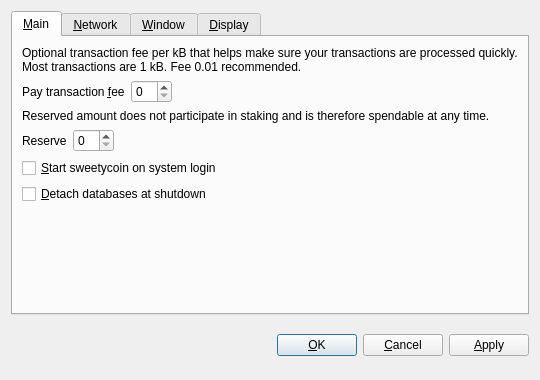
<?xml version="1.0" encoding="UTF-8"?>
<ui version="4.0">
 <class>OptionsDialog</class>
 <widget class="QDialog" name="OptionsDialog">
  <property name="geometry">
   <rect>
    <x>0</x>
    <y>0</y>
    <width>540</width>
    <height>380</height>
   </rect>
  </property>
  <property name="windowTitle">
   <string>Options</string>
  </property>
  <property name="modal">
   <bool>true</bool>
  </property>
  <layout class="QVBoxLayout" name="verticalLayout">
   <item>
    <widget class="QTabWidget" name="tabWidget">
     <property name="tabPosition">
      <enum>QTabWidget::North</enum>
     </property>
     <property name="currentIndex">
      <number>0</number>
     </property>
     <widget class="QWidget" name="tabMain">
      <attribute name="title">
       <string>&amp;Main</string>
      </attribute>
      <layout class="QVBoxLayout" name="verticalLayout_Main">
       <item>
        <widget class="QLabel" name="transactionFeeInfoLabel">
         <property name="text">
          <string>Optional transaction fee per kB that helps make sure your transactions are processed quickly. Most transactions are 1 kB. Fee 0.01 recommended.</string>
         </property>
         <property name="textFormat">
          <enum>Qt::PlainText</enum>
         </property>
         <property name="wordWrap">
          <bool>true</bool>
         </property>
        </widget>
       </item>
       <item>
        <layout class="QHBoxLayout" name="horizontalLayoutFee">
         <item>
          <widget class="QLabel" name="transactionFeeLabel">
           <property name="text">
            <string>Pay transaction &amp;fee</string>
           </property>
           <property name="textFormat">
            <enum>Qt::PlainText</enum>
           </property>
           <property name="buddy">
            <cstring>transactionFee</cstring>
           </property>
          </widget>
         </item>
         <item>
          <widget class="BitcoinAmountField" name="transactionFee"/>
         </item>
         <item>
          <spacer name="horizontalSpacerFee">
           <property name="orientation">
            <enum>Qt::Horizontal</enum>
           </property>
           <property name="sizeHint" stdset="0">
            <size>
             <width>40</width>
             <height>20</height>
            </size>
           </property>
          </spacer>
         </item>
        </layout>
       </item>
       <item>
        <widget class="QLabel" name="reserveBalanceInfoLabel">
         <property name="text">
          <string>Reserved amount does not participate in staking and is therefore spendable at any time.</string>
         </property>
         <property name="textFormat">
          <enum>Qt::PlainText</enum>
         </property>
         <property name="wordWrap">
          <bool>true</bool>
         </property>
        </widget>
       </item>
       <item>
        <layout class="QHBoxLayout" name="horizontalLayoutReserveBalance">
         <item>
          <widget class="QLabel" name="reserveBalanceLabel">
           <property name="text">
            <string>Reserve</string>
           </property>
           <property name="textFormat">
            <enum>Qt::PlainText</enum>
           </property>
           <property name="buddy">
            <cstring>reserveBalance</cstring>
           </property>
          </widget>
         </item>
         <item>
          <widget class="BitcoinAmountField" name="reserveBalance"/>
         </item>
         <item>
          <spacer name="horizontalSpacerReserveBalance">
           <property name="orientation">
            <enum>Qt::Horizontal</enum>
           </property>
           <property name="sizeHint" stdset="0">
            <size>
             <width>40</width>
             <height>20</height>
            </size>
           </property>
          </spacer>
         </item>
        </layout>
       </item>
       <item>
        <widget class="QCheckBox" name="bitcoinAtStartup">
         <property name="toolTip">
          <string>Automatically start sweetycoin after logging in to the system.</string>
         </property>
         <property name="text">
          <string>&amp;Start sweetycoin on system login</string>
         </property>
        </widget>
       </item>
       <item>
        <widget class="QCheckBox" name="detachDatabases">
         <property name="toolTip">
          <string>Detach block and address databases at shutdown. This means they can be moved to another data directory, but it slows down shutdown. The wallet is always detached.</string>
         </property>
         <property name="text">
          <string>&amp;Detach databases at shutdown</string>
         </property>
        </widget>
       </item>
       <item>
        <spacer name="verticalSpacer_Main">
         <property name="orientation">
          <enum>Qt::Vertical</enum>
         </property>
         <property name="sizeHint" stdset="0">
          <size>
           <width>20</width>
           <height>40</height>
          </size>
         </property>
        </spacer>
       </item>
      </layout>
     </widget>
     <widget class="QWidget" name="tabNetwork">
      <attribute name="title">
       <string>&amp;Network</string>
      </attribute>
      <layout class="QVBoxLayout" name="verticalLayout_Network">
       <item>
        <widget class="QCheckBox" name="mapPortUpnp">
         <property name="toolTip">
          <string>Automatically open the sweetycoin client port on the router. This only works when your router supports UPnP and it is enabled.</string>
         </property>
         <property name="text">
          <string>Map port using &amp;UPnP</string>
         </property>
        </widget>
       </item>
       <item>
        <widget class="QCheckBox" name="connectSocks">
         <property name="toolTip">
          <string>Connect to the sweetycoin network through a SOCKS proxy (e.g. when connecting through Tor).</string>
         </property>
         <property name="text">
          <string>&amp;Connect through SOCKS proxy:</string>
         </property>
        </widget>
       </item>
       <item>
        <layout class="QHBoxLayout" name="horizontalLayout_Network">
         <item>
          <widget class="QLabel" name="proxyIpLabel">
           <property name="text">
            <string>Proxy &amp;IP:</string>
           </property>
           <property name="textFormat">
            <enum>Qt::PlainText</enum>
           </property>
           <property name="buddy">
            <cstring>proxyIp</cstring>
           </property>
          </widget>
         </item>
         <item>
          <widget class="QValidatedLineEdit" name="proxyIp">
           <property name="maximumSize">
            <size>
             <width>140</width>
             <height>16777215</height>
            </size>
           </property>
           <property name="toolTip">
            <string>IP address of the proxy (e.g. 127.0.0.1)</string>
           </property>
          </widget>
         </item>
         <item>
          <widget class="QLabel" name="proxyPortLabel">
           <property name="text">
            <string>&amp;Port:</string>
           </property>
           <property name="textFormat">
            <enum>Qt::PlainText</enum>
           </property>
           <property name="buddy">
            <cstring>proxyPort</cstring>
           </property>
          </widget>
         </item>
         <item>
          <widget class="QLineEdit" name="proxyPort">
           <property name="maximumSize">
            <size>
             <width>55</width>
             <height>16777215</height>
            </size>
           </property>
           <property name="toolTip">
            <string>Port of the proxy (e.g. 9050)</string>
           </property>
          </widget>
         </item>
         <item>
          <widget class="QLabel" name="socksVersionLabel">
           <property name="text">
            <string>SOCKS &amp;Version:</string>
           </property>
           <property name="textFormat">
            <enum>Qt::PlainText</enum>
           </property>
           <property name="buddy">
            <cstring>socksVersion</cstring>
           </property>
          </widget>
         </item>
         <item>
          <widget class="QValueComboBox" name="socksVersion">
           <property name="toolTip">
            <string>SOCKS version of the proxy (e.g. 5)</string>
           </property>
          </widget>
         </item>
         <item>
          <spacer name="horizontalSpacer_Network">
           <property name="orientation">
            <enum>Qt::Horizontal</enum>
           </property>
           <property name="sizeHint" stdset="0">
            <size>
             <width>40</width>
             <height>20</height>
            </size>
           </property>
          </spacer>
         </item>
        </layout>
       </item>
       <item>
        <spacer name="verticalSpacer_Network">
         <property name="orientation">
          <enum>Qt::Vertical</enum>
         </property>
         <property name="sizeHint" stdset="0">
          <size>
           <width>20</width>
           <height>40</height>
          </size>
         </property>
        </spacer>
       </item>
      </layout>
     </widget>
     <widget class="QWidget" name="tabWindow">
      <attribute name="title">
       <string>&amp;Window</string>
      </attribute>
      <layout class="QVBoxLayout" name="verticalLayout_Window">
       <item>
        <widget class="QCheckBox" name="minimizeToTray">
         <property name="toolTip">
          <string>Show only a tray icon after minimizing the window.</string>
         </property>
         <property name="text">
          <string>&amp;Minimize to the tray instead of the taskbar</string>
         </property>
        </widget>
       </item>
       <item>
        <widget class="QCheckBox" name="minimizeOnClose">
         <property name="toolTip">
          <string>Minimize instead of exit the application when the window is closed. When this option is enabled, the application will be closed only after selecting Quit in the menu.</string>
         </property>
         <property name="text">
          <string>M&amp;inimize on close</string>
         </property>
        </widget>
       </item>
       <item>
        <spacer name="verticalSpacer_Window">
         <property name="orientation">
          <enum>Qt::Vertical</enum>
         </property>
         <property name="sizeHint" stdset="0">
          <size>
           <width>20</width>
           <height>40</height>
          </size>
         </property>
        </spacer>
       </item>
      </layout>
     </widget>
     <widget class="QWidget" name="tabDisplay">
      <attribute name="title">
       <string>&amp;Display</string>
      </attribute>
      <layout class="QVBoxLayout" name="verticalLayout_Display">
       <item>
        <layout class="QHBoxLayout" name="horizontalLayout_1_Display">
         <item>
          <widget class="QLabel" name="langLabel">
           <property name="text">
            <string>User Interface &amp;language:</string>
           </property>
           <property name="textFormat">
            <enum>Qt::PlainText</enum>
           </property>
           <property name="buddy">
            <cstring>lang</cstring>
           </property>
          </widget>
         </item>
         <item>
          <widget class="QValueComboBox" name="lang">
           <property name="toolTip">
            <string>The user interface language can be set here. This setting will take effect after restarting sweetycoin.</string>
           </property>
          </widget>
         </item>
        </layout>
       </item>
       <item>
        <layout class="QHBoxLayout" name="horizontalLayout_2_Display">
         <item>
          <widget class="QLabel" name="unitLabel">
           <property name="text">
            <string>&amp;Unit to show amounts in:</string>
           </property>
           <property name="textFormat">
            <enum>Qt::PlainText</enum>
           </property>
           <property name="buddy">
            <cstring>unit</cstring>
           </property>
          </widget>
         </item>
         <item>
          <widget class="QValueComboBox" name="unit">
           <property name="toolTip">
            <string>Choose the default subdivision unit to show in the interface and when sending coins.</string>
           </property>
          </widget>
         </item>
        </layout>
       </item>
       <item>
        <widget class="QCheckBox" name="displayAddresses">
         <property name="toolTip">
          <string>Whether to show sweetycoin addresses in the transaction list or not.</string>
         </property>
         <property name="text">
          <string>&amp;Display addresses in transaction list</string>
         </property>
        </widget>
       </item>
       <item>
        <widget class="QCheckBox" name="coinControlFeatures">
         <property name="toolTip">
          <string>Whether to show coin control features or not.</string>
         </property>
         <property name="text">
          <string>Display coin &amp;control features (experts only!)</string>
         </property>
        </widget>
       </item>
       <item>
        <spacer name="verticalSpacer_Display">
         <property name="orientation">
          <enum>Qt::Vertical</enum>
         </property>
         <property name="sizeHint" stdset="0">
          <size>
           <width>20</width>
           <height>40</height>
          </size>
         </property>
        </spacer>
       </item>
      </layout>
     </widget>
    </widget>
   </item>
   <item>
    <layout class="QHBoxLayout" name="horizontalLayout_Buttons">
     <item>
      <spacer name="horizontalSpacer_1">
       <property name="orientation">
        <enum>Qt::Horizontal</enum>
       </property>
       <property name="sizeHint" stdset="0">
        <size>
         <width>40</width>
         <height>48</height>
        </size>
       </property>
      </spacer>
     </item>
     <item>
      <widget class="QLabel" name="statusLabel">
       <property name="font">
        <font>
         <weight>75</weight>
         <bold>true</bold>
        </font>
       </property>
       <property name="text">
        <string/>
       </property>
       <property name="textFormat">
        <enum>Qt::PlainText</enum>
       </property>
       <property name="wordWrap">
        <bool>true</bool>
       </property>
      </widget>
     </item>
     <item>
      <spacer name="horizontalSpacer_2">
       <property name="orientation">
        <enum>Qt::Horizontal</enum>
       </property>
       <property name="sizeHint" stdset="0">
        <size>
         <width>40</width>
         <height>48</height>
        </size>
       </property>
      </spacer>
     </item>
     <item>
      <widget class="QPushButton" name="okButton">
       <property name="text">
        <string>&amp;OK</string>
       </property>
      </widget>
     </item>
     <item>
      <widget class="QPushButton" name="cancelButton">
       <property name="text">
        <string>&amp;Cancel</string>
       </property>
       <property name="autoDefault">
        <bool>false</bool>
       </property>
      </widget>
     </item>
     <item>
      <widget class="QPushButton" name="applyButton">
       <property name="text">
        <string>&amp;Apply</string>
       </property>
       <property name="autoDefault">
        <bool>false</bool>
       </property>
      </widget>
     </item>
    </layout>
   </item>
  </layout>
 </widget>
 <customwidgets>
  <customwidget>
   <class>BitcoinAmountField</class>
   <extends>QSpinBox</extends>
   <header>bitcoinamountfield.h</header>
  </customwidget>
  <customwidget>
   <class>QValueComboBox</class>
   <extends>QComboBox</extends>
   <header>qvaluecombobox.h</header>
  </customwidget>
  <customwidget>
   <class>QValidatedLineEdit</class>
   <extends>QLineEdit</extends>
   <header>qvalidatedlineedit.h</header>
  </customwidget>
 </customwidgets>
 <resources/>
 <connections/>
</ui>
